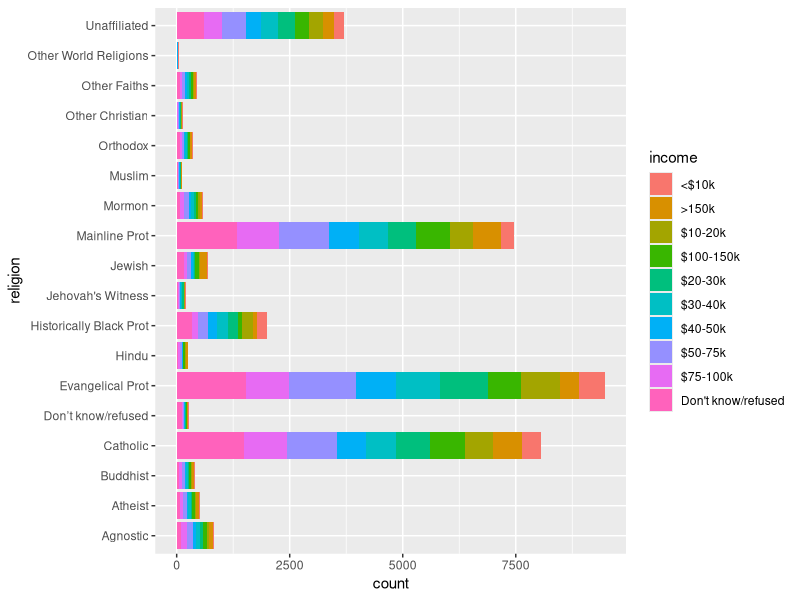
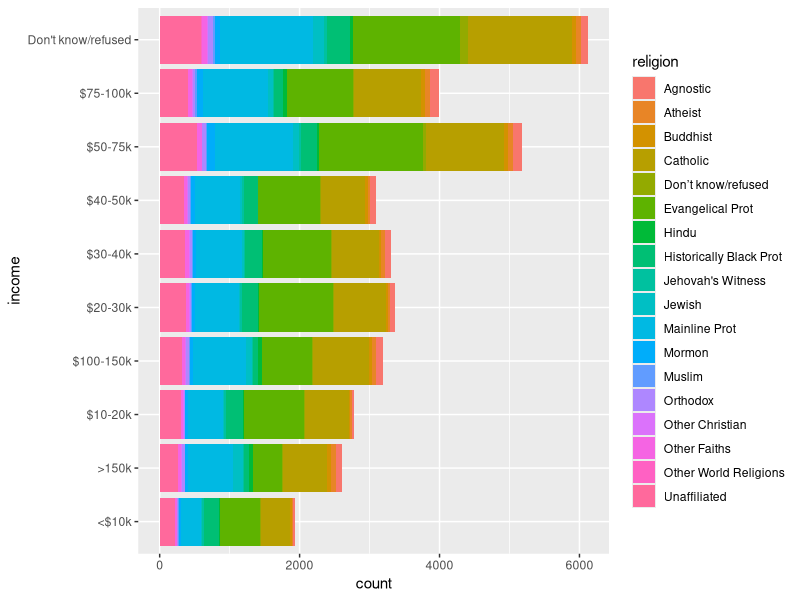
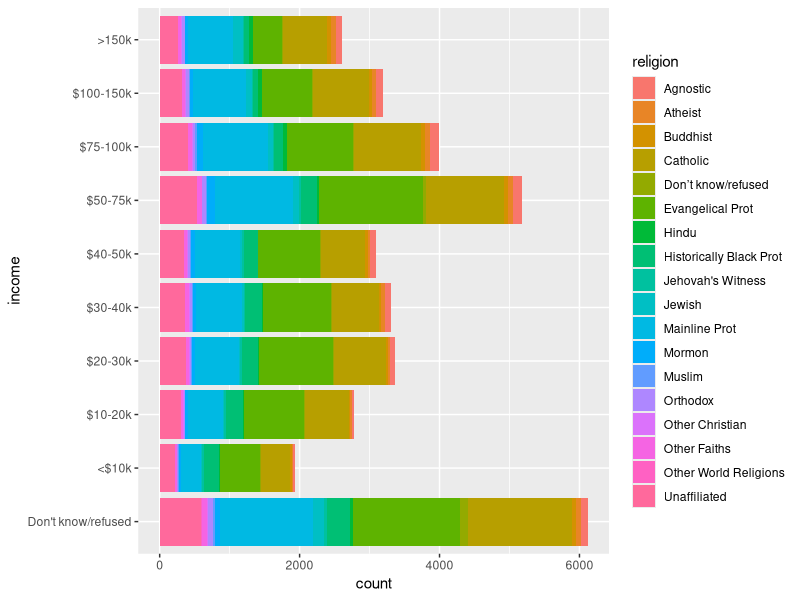

Recreate these plots in R, in order.
## ---- chunk 1
knitr::opts_chunk$set(include = TRUE, echo = TRUE)
options(dplyr.summarise.inform = FALSE)
## ---- chunk 2
library(tidyverse)
library(readxl)
## ---- chunk 3
data(relig_income) # Load the data set.
relig_income
## ---- chunk 4
relig_income_tdy <- 
  relig_income %>% 
    pivot_longer(-religion, names_to = "income", values_to = "count")
## ---- chunk 5
ggplot(relig_income_tdy) + 
  geom_col(aes(y = religion, x = count, fill = income)) 
## ---- chunk 6
ggplot(relig_income_tdy) + 
  geom_col(aes(y = income, x = count, fill = religion))
## ---- chunk 7
#NB this needs refactoring

income_bands <- unique(relig_income_tdy$income)
relig_income_tdy <- 
  relig_income_tdy %>% 
  mutate(income = ordered(income,
                          levels = income_bands[c(10, 1:9)]))

ggplot(relig_income_tdy) + 
  geom_col(aes(x = income, y = count, fill = religion)) + 
  coord_flip()
